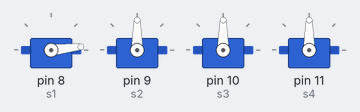
Simulated run of this sketch. Board: Arduino Uno, built with avr-gcc and run on an emulated ATmega328P. Parts: 4 × servo. What the sketch prints to the serial monitor is not drawn.

Above: at 0.05 s.
At 1.85 s:
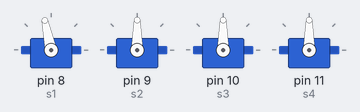
At 3.65 s:
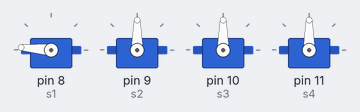
At 7.25 s:
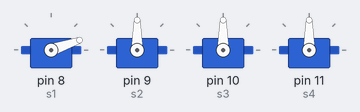
Timing chart, 0 to 10.0 s (numbered marks = the images above):
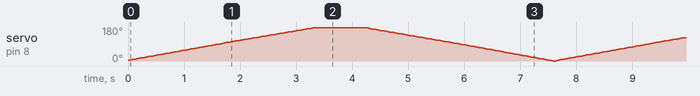

The sketch:

robo_arm_mine_v2.ino
```cpp
#include <Servo.h>

Servo s1, s2, s3, s4;

void setup()
{
  s1.attach(8);
  s2.attach(9);
  s3.attach(10);
  s4.attach(11);
  Serial.begin(9600);

}
void loop() {
  one();
}

void one()
{int a=0,b=175,c=1000;
  for (int i = a; i <= b; i++) {
    s1.write(i);
    //s2.write(i);
    //s3.write(i);
    //s4.write(i);

    // delay(10);
    Serial.println();
    Serial.print("position is "); Serial.println(i);


  }
delay(c);
  for (int j = b; j >= a; j--) {
    s1.write(j);
    //s2.write(j);
    //s3.write(j);
    //s4.write(j);
    // delay(10);

    Serial.println();   Serial.print("position is "); Serial.println(j);
  }
}

void turn()
{
  s1.write(0); delay(1000);    Serial.println();   Serial.print("position is 0");

  s1.write(128); delay(1000);    Serial.println();   Serial.print("position is 128");

  s1.write(255); delay(1000);    Serial.println();   Serial.print("position is 255");

  s1.write(128); delay(1000);    Serial.println();   Serial.print("position is 128");

  s1.write(0); delay(1000);    Serial.println();   Serial.print("position is 0");

  delay(1000);

s2.write(0);delay(1000);    Serial.println();   Serial.print("position is 0");

  s2.write(128);delay(1000);    Serial.println();   Serial.print("position is 128");

  s2.write(255);delay(1000);    Serial.println();   Serial.print("position is 255");

  s2.write(128);delay(1000);    Serial.println();   Serial.print("position is 128");

  s2.write(0);delay(1000);    Serial.println();   Serial.print("position is 0");

  delay(1000);

s3.write(0);delay(1000);    Serial.println();   Serial.print("position is 0");

  s3.write(128);delay(1000);    Serial.println();   Serial.print("position is 128");

  s3.write(255);delay(1000);    Serial.println();   Serial.print("position is 255");

  s3.write(128);delay(1000);    Serial.println();   Serial.print("position is 128");

  s3.write(0);delay(1000);    Serial.println();   Serial.print("position is 0");

  delay(1000);

s4.write(0);delay(1000);    Serial.println();   Serial.print("position is 0");

  s4.write(128);delay(1000);    Serial.println();   Serial.print("position is 128");

  s4.write(255);delay(1000);    Serial.println();   Serial.print("position is 255");

  s4.write(128);delay(1000);    Serial.println();   Serial.print("position is 128");

  s4.write(0);delay(1000);    Serial.println();   Serial.print("position is 0");

  delay(1000);

}

void a()
{

  s1.write(0); delay(1000);    Serial.println();   Serial.print("position is 0");

 // s1.write(128); delay(1000);    Serial.println();   Serial.print("position is 128");

  s1.write(150); delay(1000);    Serial.println();   Serial.print("position is 255");

  //s1.write(128); delay(1000);    Serial.println();   Serial.print("position is 128");

  //s1.write(0); delay(1000);    Serial.println();   Serial.print("position is 0");

  //delay(1000);
}
```
